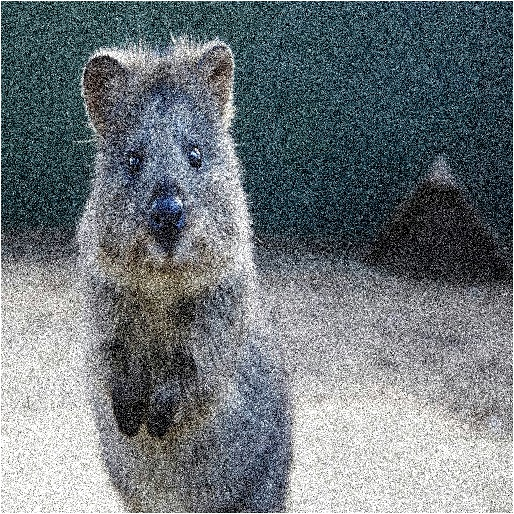
#> input picture images/animal.jpg, 514 x 514 px, given in place of kopek.jpg, which was not available
$ jupyter execute --allow-errors blending_and_pesting.ipynb   (text cells are left out)
#> lines starting #> are read from the running program, lines starting #| are printed output that depends on the picture; after the words box and inside, x2 and y2 are one past the last pixel; in counts of white or black regions, pixels touching at a corner belong together; pictures that were not available may be replaced by others from this repository, and a replacement may not be noted
[cell 1]
import cv2
import matplotlib.pyplot as plt
import numpy as np

[cell 2]
img1 = cv2.imread("C:\\Users\\TUF Dash F15\\Desktop\\cvCourse\\images\\kopek.jpg")
#> img1 is the input picture: shape (514, 514, 3); mean B, G, R 123.4, 118.8, 110.8
img2 = cv2.imread("C:\\Users\\TUF Dash F15\\Desktop\\cvCourse\\images\\warning.jpg")
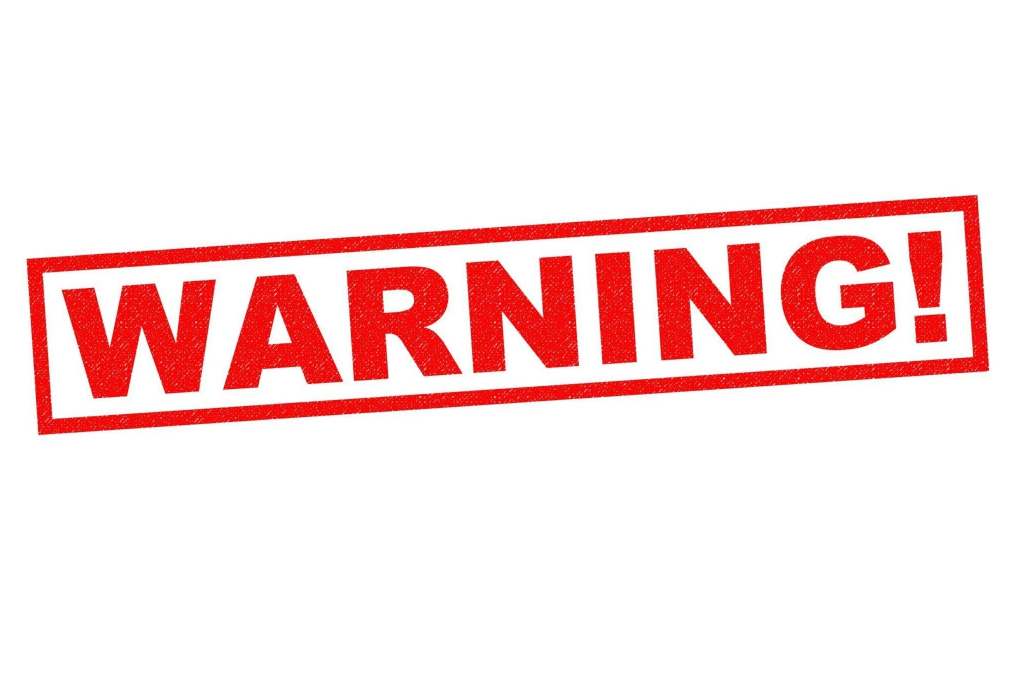
#> input picture images/warning.jpg, 2020 x 1372 px, found by its file name (shown at 1/2 size)
#> img2 is the input picture: shape (1372, 2020, 3); mean B, G, R 222.7, 222.9, 251.4

[cell 3]
img1_rgb = cv2.cvtColor(img1, cv2.COLOR_BGR2RGB)
img2_rgb = cv2.cvtColor(img2, cv2.COLOR_BGR2RGB)

[cell 4]
plt.imshow(img1_rgb)

[cell 5]
plt.imshow(img2_rgb)

[cell 6]
img1_rgb.shape
#> Out = (514, 514, 3)

[cell 7]
img2_rgb.shape
#> Out = (1372, 2020, 3)

[cell 8]
img1_rgb=cv2.resize(img1_rgb, (1200, 1200))
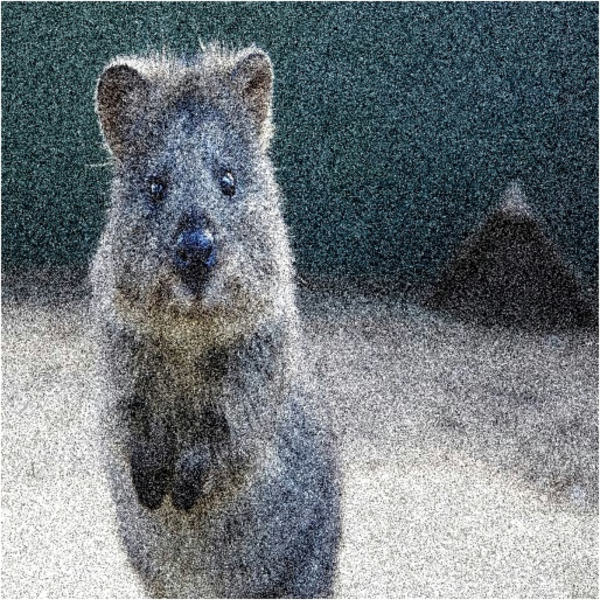
#> img1_rgb: shape (1200, 1200, 3) (shown at 1/2 size); mean R, G, B 110.6, 118.7, 123.3
img2_rgb=cv2.resize(img2_rgb, (1200, 1200))
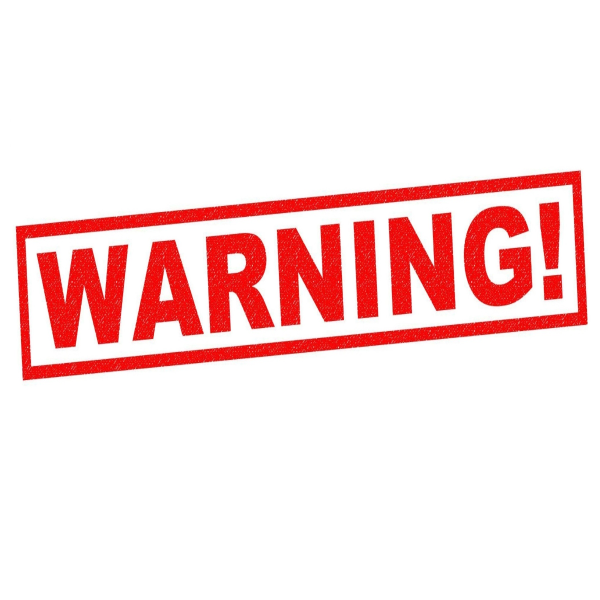
#> img2_rgb: shape (1200, 1200, 3) (shown at 1/2 size); mean R, G, B 251.3, 222.9, 222.7

[cell 9]
plt.imshow(img1_rgb)

[cell 10]
plt.imshow(img2_rgb)

[cell 11]
blended = cv2.addWeighted(src1=img1_rgb, alpha=0.5, src2=img2_rgb, beta=0.5, gamma=0) # alpha ve beta değerleri toplamı 1 olmalıdır. alpha ve beta değerleri 0.5 olarak verildiğinde resimlerin %50'si alınır.  # gamma değeri 0 olarak verildiğinde resimlerin %50'si alınır. gamma değeri 0.5 olarak verildiğinde resimlerin %75'i alınır. gamma değeri 1 olarak verildiğinde resimlerin %100'ü alınır. lapha beta resimlerin yoğunluğunu belirtir. gamma ise resimlerin parlaklığını belirtir.
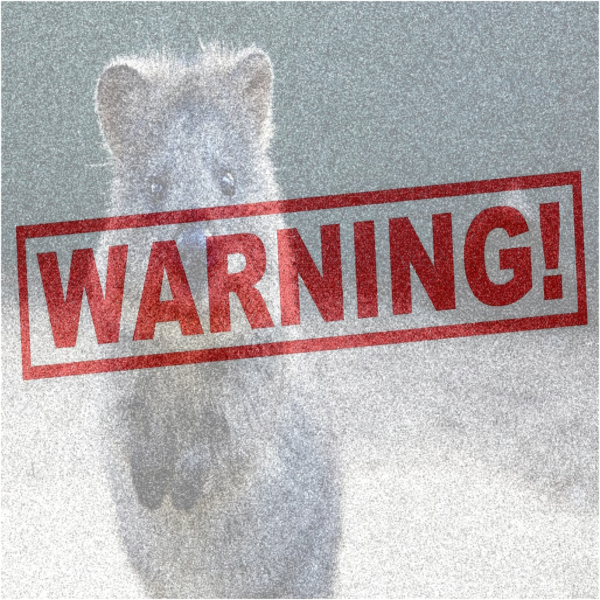
#> blended: shape (1200, 1200, 3) (shown at 1/2 size); mean R, G, B 181, 170.8, 173
plt.imshow(blended)

[cell 12]
img1 = cv2.imread("C:\\Users\\TUF Dash F15\\Desktop\\cvCourse\\images\\kopek.jpg")
img2 = cv2.imread("C:\\Users\\TUF Dash F15\\Desktop\\cvCourse\\images\\warning.jpg")

img1_rgb = cv2.cvtColor(img1, cv2.COLOR_BGR2RGB)
img2_rgb = cv2.cvtColor(img2, cv2.COLOR_BGR2RGB)

img2_rgb=cv2.resize(img2_rgb, (600, 600))
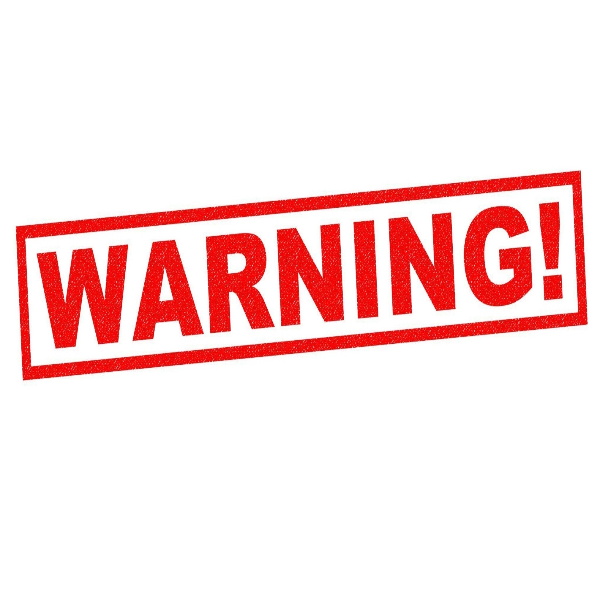
#> img2_rgb: shape (600, 600, 3); mean R, G, B 251.3, 222.9, 222.7

[cell 13]
plt.imshow(img1_rgb)

[cell 14]
plt.imshow(img2_rgb)

[cell 15]
large_img = img1_rgb
small_img = img2_rgb

#> (a cell that did not finish here is left out)

[cell 17]
plt.imshow(large_img)

[cell 18]
img1 = cv2.imread("C:\\Users\\TUF Dash F15\\Desktop\\cvCourse\\images\\kopek.jpg")
img2 = cv2.imread("C:\\Users\\TUF Dash F15\\Desktop\\cvCourse\\images\\warning.jpg")

img1_rgb = cv2.cvtColor(img1, cv2.COLOR_BGR2RGB)
img2_rgb = cv2.cvtColor(img2, cv2.COLOR_BGR2RGB)

img2_rgb=cv2.resize(img2_rgb, (600, 600))

[cell 19]
img1_rgb.shape
#> Out = (514, 514, 3)

[cell 20]
img2_rgb.shape
#> Out = (600, 600, 3)

[cell 21]
roi = img1_rgb[0:720, 600:1280] # 0:720 = y ekseninde 0'dan 720'e kadar olan kısım, x ekseninde 600'den 1800'e kadar olan kısım.
#> roi = empty array

#> (a cell that did not finish here is left out)

[cell 23]
img2gray = cv2.cvtColor(img2_rgb, cv2.COLOR_RGB2GRAY)
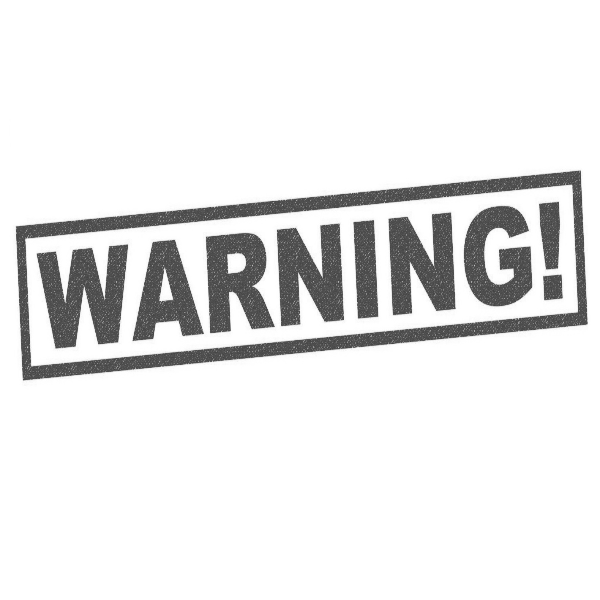
#> img2gray: shape (600, 600); min 61, max 255, mean 231.4
plt.imshow(img2gray, cmap="gray")

[cell 24]
mask_invert= cv2.bitwise_not(img2gray) # mask_invert = img2gray'in tersi alındı. siyah beyaz resimde beyaz olan kısımlar siyah, siyah olan kısımlar beyaz oldu.
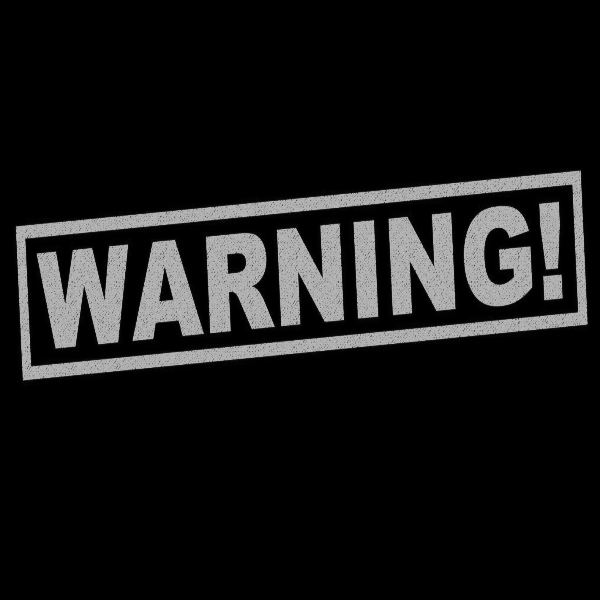
#> mask_invert: shape (600, 600); min 0, max 194, mean 23.6
plt.imshow(mask_invert, cmap="gray")

[cell 25]
mask_invert.shape
#> Out = (600, 600)

[cell 26]
white_background = np.full((600,600,3), 255, dtype=np.uint8)  # 600,600,3 = 600x600 boyutunda 3 kanallı bir matris oluşturuldu. 255 = matrisin tüm elemanları 255 değerine eşitlendi. dtype=np.uint8 = matrisin veri tipi uint8 olarak belirlendi. np.full = matrisin tüm elemanları 255 değerine eşitlendi.

[cell 27]
white_background.shape

[cell 28]
bk=cv2.bitwise_or(white_background, white_background, mask=mask_invert) # white_background matrisinin tüm elemanları mask_invert matrisinin tüm elemanlarına göre bitwise_or işlemine tabi tutuldu.bitwise_or, piksellerden herhangi birinin 0'dan büyük olması durumunda ön plan (beyaz) olarak kabul edileceği anlamına gelir. Her iki piksel de 0 ise arka plan (siyah) olarak kabul edilir.
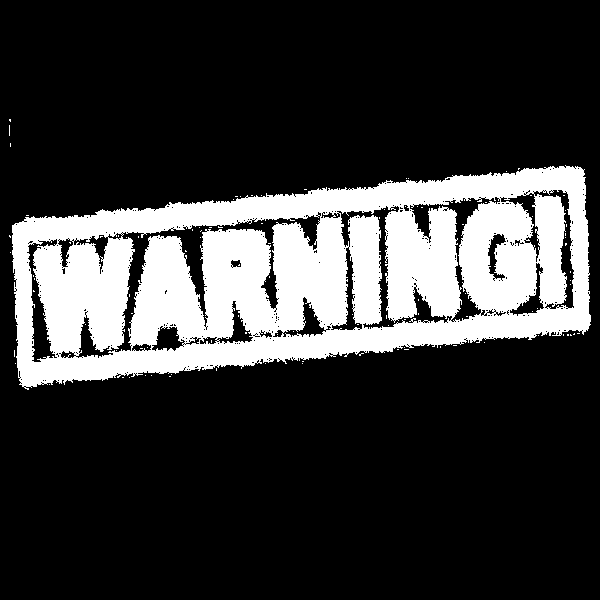
#> bk: shape (600, 600, 3); 22.1% white; 102 white regions (101 under 20 px), largest, box (x1, y1, x2, y2) and area: (12, 165, 591, 390) 79475
#> white_background: shape (600, 600, 3); every value is 255

[cell 29]
bk.shape
#> Out = (600, 600, 3)

[cell 30]
plt.imshow(bk)

[cell 31]
fg=cv2.bitwise_or(img2_rgb, img2_rgb, mask=mask_invert)# img2_rgb matrisinin tüm elemanları mask_invert matrisinin tüm elemanlarına göre bitwise_or işlemine tabi tutuldu.
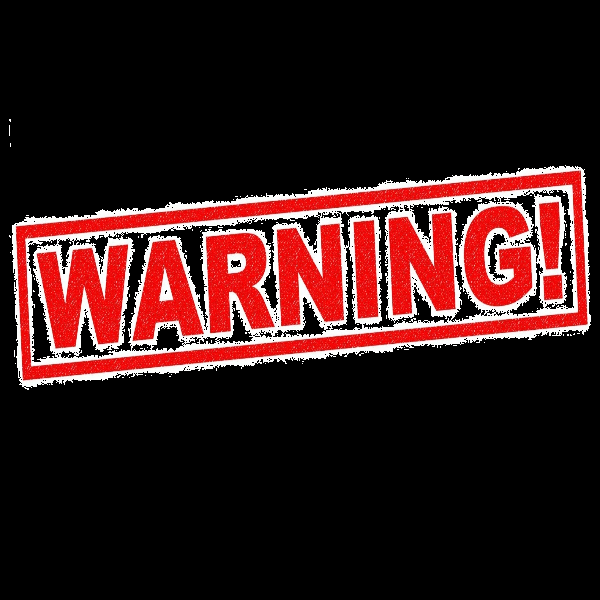
#> fg: shape (600, 600, 3); mean R, G, B 52.8, 24.4, 24.1
plt.imshow(fg)
